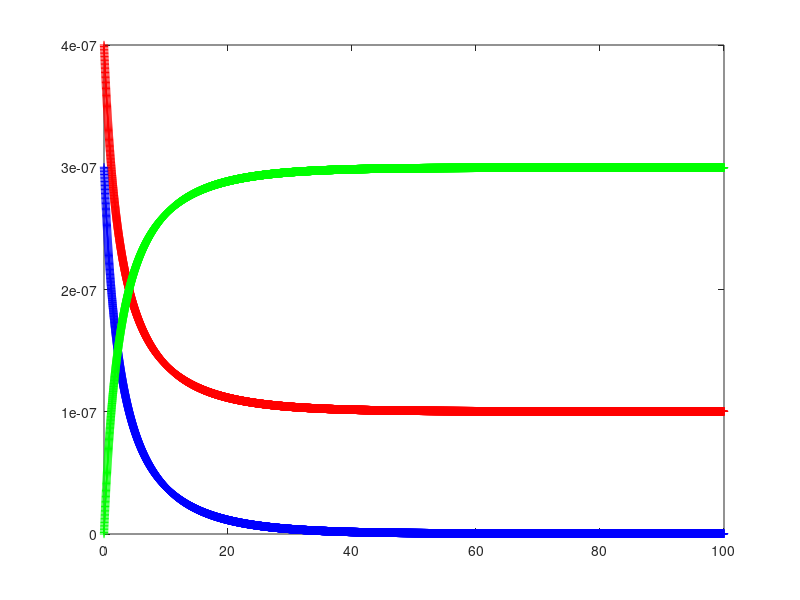

Reproduce this figure in MATLAB.
%Homework 1
dt=.01;
duration=100;
k=[1e6;1e-4]; 
Y=zeros(3,1);
Y(1,1)=4e-7;
Y(2,1)=3e-7;
Y(3,1)=0;
for i=1:(duration/dt)
Y(1,i+1)=Y(1,i)-dt*k(1)*Y(1,i)*Y(2,i)+dt*k(2)*Y(3,i);
Y(2,i+1)=Y(2,i)-dt*k(1)*Y(1,i)*Y(2,i)+dt*k(2)*Y(3,i);
Y(3,i+1)=Y(3,i)+dt*k(1)*Y(1,i)*Y(2,i)-dt*k(2)*Y(3,i);
Y(:,i+1)
end

t=0:dt:duration;
figure;
plot(t,Y(1,:),'r+');
hold on;
plot(t,Y(2,:),'b+');
plot(t,Y(3,:),'g+');